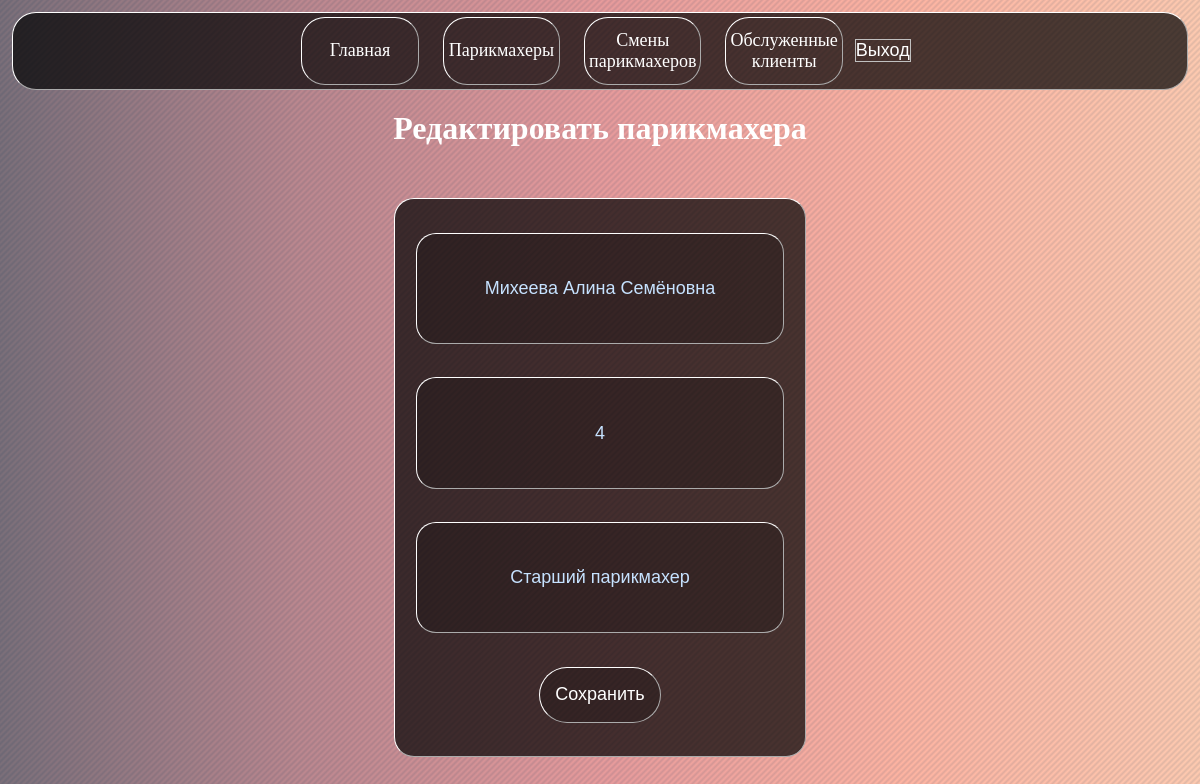
The page /barbers/9/update (signed in) on the database its author committed.
### app/models.py (models this page shows, shortened)
class Barber(models.Model):
    fio = models.CharField(max_length=200)
    rank = models.IntegerField(validators=[MinValueValidator(3), MaxValueValidator(6)])
    position=models.CharField(max_length=100)

### app/views.py (the view)
# urls.py: path('<int:pk>/update', views.barber_update, name='barber_update'),
@login_required
def barber_update(request, pk):
    barber = get_object_or_404(Barber, pk=pk)
    if request.method == 'POST':
        form = BarberForm(request.POST, instance=barber)
        if form.is_valid():
            form.save()
            return redirect('barbers')
    else:
        form = BarberForm(instance=barber)
    return render(request, 'barber_update.html', {'form': form, 'barber': barber, 'errors': form.errors})

### app/templates/forms.py (shortened to what this page needs)
class BarberForm(ModelForm):
    class Meta:
        model=Barber
        fields=['fio','rank','position']
        widgets={
            'fio':TextInput(attrs={
                'class':'input',
                'placeholder':'ФИО',
                'required':'required',
                'tabindex':'1'
            }),
            'rank':TextInput(attrs={
                'class':'input',
                'placeholder':'Разряд',
                'required':'required',
                'tabindex':'2'
            }),
            'position':TextInput(attrs={
                'class':'input',
                'placeholder':'Должность',
                'required':'required',
                'tabindex':'3'
            })
        }

### app/templates/barber_update.html (shortened to what this page needs)
{% extends "page.html" %}
{% block header %}Редактировать парикмахера{% endblock header %}
{% block main %}
<form class="form" method="post">
    {% for field in form %}
        {{ field }}
    {% endfor %}
    <button class='but' type="submit">Сохранить</button>
</form>
{% endblock main %}

### app/static/styles.css (style rules this page uses)
* { margin:0; padding:0; text-decoration:none; box-sizing:border-box; color:rgb(255, 255, 255); text-align: center; }
html { display:block; height:100%; width:100%; }
body { display:flex; flex-direction: column; justify-content:flex-start; height:100%; width:100%; background-color: #6d6875; background-image: linear-gradient(135deg, rgba(109,104,117, 0.2) 0%, rgba(255,180,162, 0.1) 25%, rgba(109,104,117, 0.2) 50%, rgba(255,180,162, 0.1) 75%, rgba(109,104,117, 0.2) 100%), linear-gradient(90deg, #6d6875, #b5838d, #e5989b, #ffb4a2, #ffcdb2); background-size: 6px 6px, 100%; padding: 1vw; }
.form { display:flex; align-items:center; justify-content:space-evenly; flex-direction:column; height:90%; width:35%; border:0.15vw outset #ffffff; background: rgba(0,0,0,0.7); border-radius:20px; }
.but { background: rgba(0, 0, 0, 0.2); height:10%; width:30%; border:0.15vw outset #ffffff; border-radius: 2.5vw; cursor: pointer; font-size: 1.5vw; transition-duration: 0.3s; }
.input { height:20%; width:90%; font-size:1.5vw; border:0.15vw outset #ffffff; border-radius:20px; color:#c6e2ff; background:rgba(0,0,0,0.2); transition:0.3s; }

### rows shown on the page
Barber: form "Михеева Алина Семёновна" "4" "Старший парикмахер"
